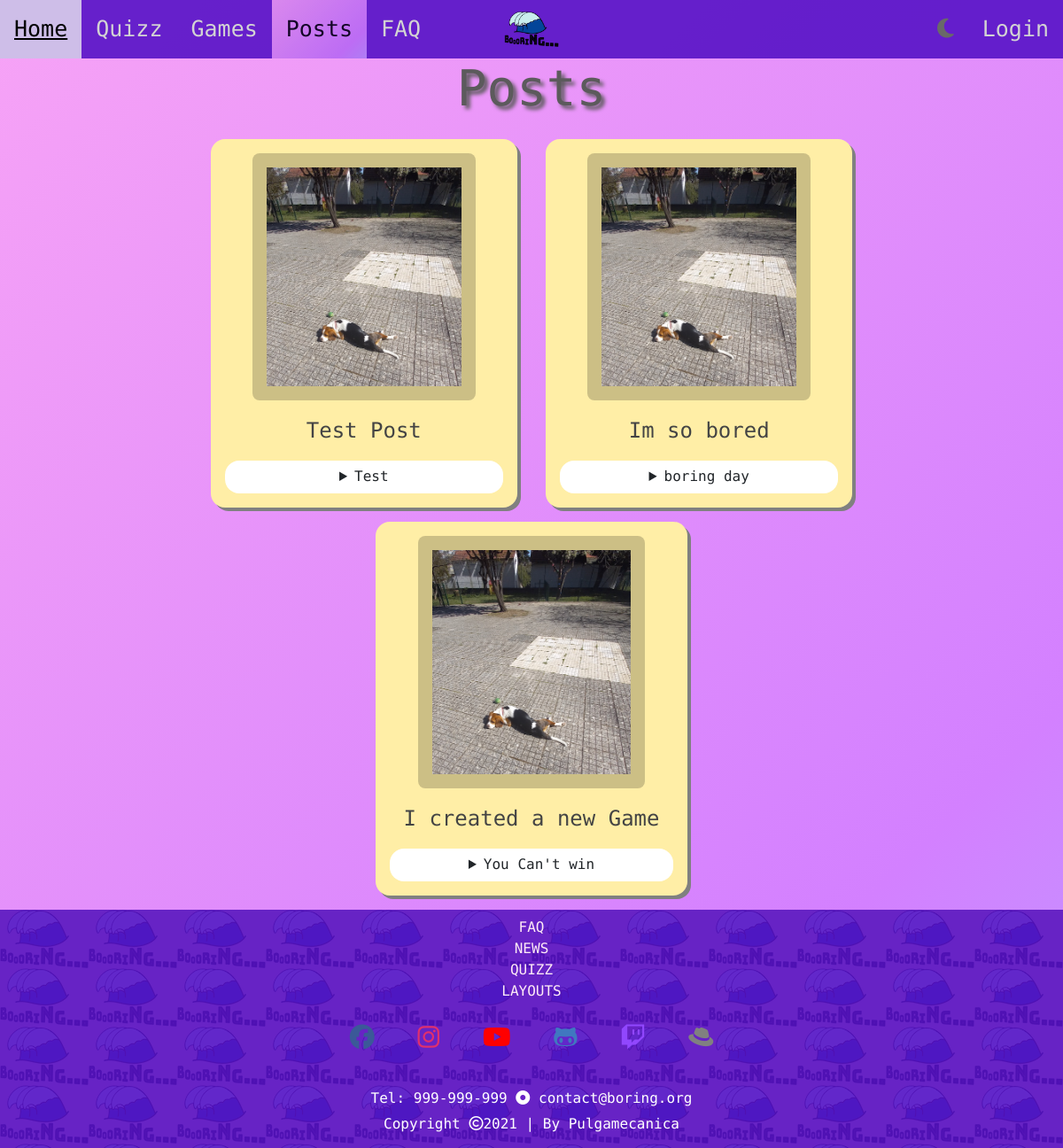
The page /posts on the database its author committed.
### boring/models.py (models this page shows, shortened)
class Post(models.Model):
    title = models.CharField(max_length = 30)
    description = models.TextField(max_length = 150)
    views = models.IntegerField(default = 0)
    likes = models.IntegerField(default = 0)
    active = models.BooleanField(default=False)
    created_at = models.DateTimeField(auto_now_add=True)
    short_description = models.CharField(max_length = 15, default='Details')
    user = models.ForeignKey(BoringUser, on_delete=models.CASCADE, related_name="posts")

### boring_website/views.py (the view)
# urls.py: path('posts', views.posts_page_view, name='posts'),
def posts_page_view(request):
    context = {'posts': Post.objects.all().filter(active=True)}
    return render(request, 'boring_website/posts.html', context)

### boring_website/templates/boring_website/posts.html (shortened to what this page needs)
{% extends 'boring_website/base.html' %}
{% block main %}
	{% load static %}
    <h1 class="posts_title">Posts</h1>
	<div class="posts_wrapper" id="posts-active">
		{% for post in posts %}
			<figure>
				<button onclick="openImage('boring_website/images/doggoPost.png')">
					{% load static %}
					<img src="{% static 'boring_website/images/doggoPost.png' %}" alt="dog beagle">
					<figcaption> {{ post.title }} </figcaption>
				</button>
				<details>
					<summary> {{ post.short_description }} </summary>
				</details>
			</figure>
		{% endfor %}
	</div>
{% endblock %}

### boring_website/static/boring_website/css/base.css (style rules this page uses)
* { scroll-behavior: smooth; box-sizing: border-box; padding: 0; margin: 0; }
html { width: 100%; }
body { width: 100%; margin: 0; background: linear-gradient(-45deg, #17eb76, #0be683, #4fe3b9, #8cd5ff, #d380ff, #f7a3f6); background-size: 400% 400%; animation: gradient 10s ease infinite; font-family: 'Nova Mono', monospace; }

### boring_website/static/boring_website/css/posts.css (style rules this page uses)
.posts_title { text-align: center; color: #5c5a5c; font-size: 350%; text-shadow: 4px 4px 4px #5c5a5c; }
.posts_wrapper { margin: auto; width: 90%; display: flex; justify-content: center; flex-wrap: wrap; align-items: baseline; padding: 0.5em; }
.posts_wrapper figure { text-align: center; margin: 0.5rem 1rem; padding: 1rem; border-radius: 1em; background: #ffeea6; box-shadow: 4px 4px gray; max-width: 40%; }
.posts_wrapper figure img { padding: 1rem; background: rgba(0, 0, 0, 0.2); border-radius: 0.5em; max-width: 350px; max-height: 350px; width: 80%; }
.posts_wrapper figure figcaption { padding: 1rem; font-size: 150%; color: #444; padding-bottom: 0; }
.posts_wrapper figure button { background: none;border: none; }
.posts_wrapper figure details { margin-top: 1rem; cursor: pointer; background: #fff; padding: 0.4rem; border-radius: 1em; }

### rows shown on the page
Post: title "Test Post", short_description "Test"
Post: title "Im so bored", short_description "boring day"
Post: title "I created a new Game", short_description "You Can't win"
